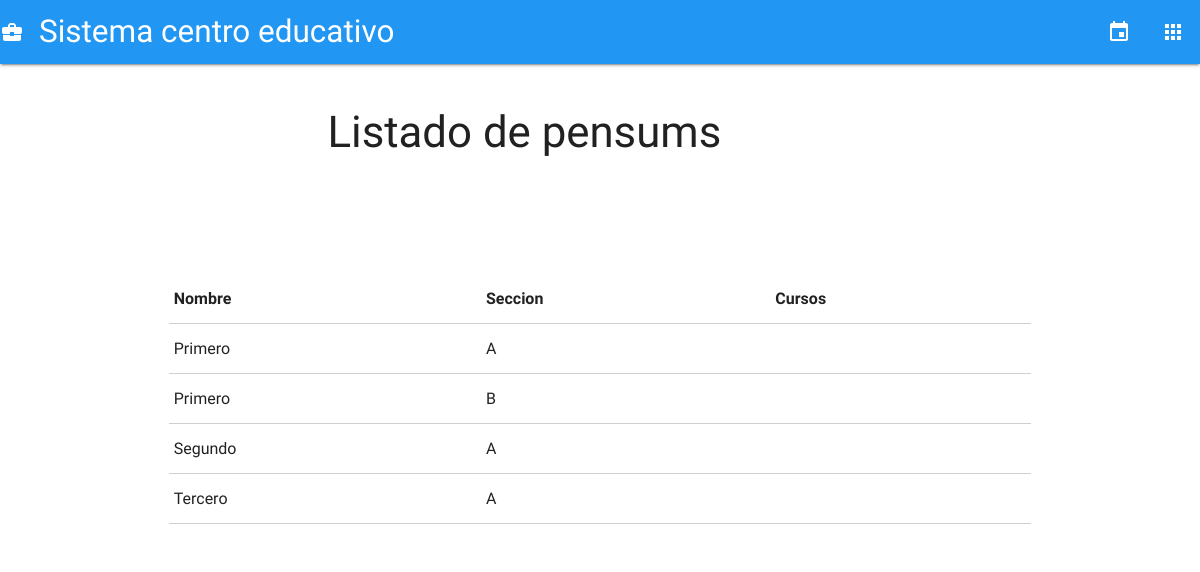
The page /ver/ on the database as committed earlier.
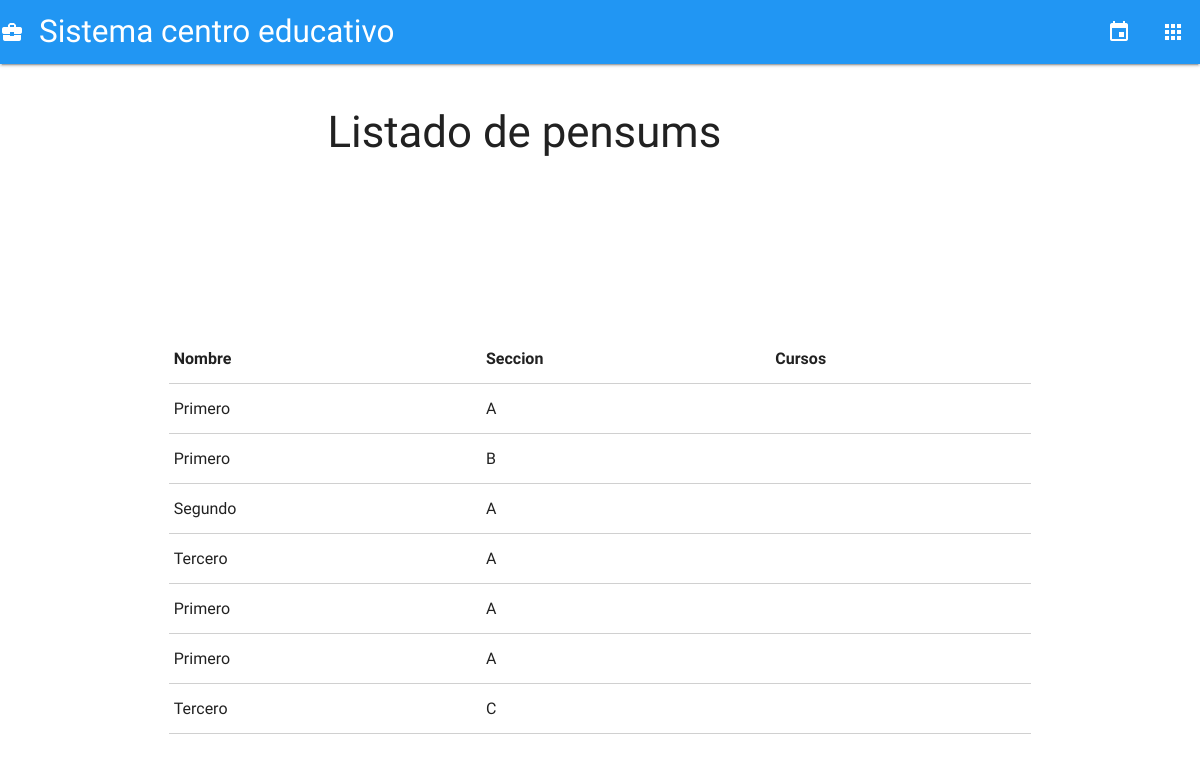
The same page on the database as committed later.
### notas/models.py (models this page shows, shortened)
class Grado(models.Model):
    nombre    = models.CharField(max_length=30)
    seccion = models.CharField(max_length=4)
    cursos   = models.ManyToManyField(Curso, through='Pensum')

### notas/views.py (the view)
# urls.py: url(r'^ver/$', views.ver, name='url_ver'),
def ver(request):
    pensums = Grado.objects.filter()
    return render(request, 'notas/show.html',{'pensums': pensums})

### notas/templates/notas/show.html (shortened to what this page needs)
{% extends 'notas/base.html' %}
{% block content %}
  <div class="row center-align">
    <br>
    <div class="row">
      <div class="col l6 offset-l2">
        <h3>Listado de pensums</h3>
      </div>
    </div>
    <div class="col l12">
      <table class="bordered highlight">
        <thead >
          <tr>
              <th>Nombre</th>
              <th>Seccion</th>
              <th>Cursos</th>
          </tr>
        </thead>
        {% for p in pensums %}
          <div class="row">
            <tr>
              <td>{{p.nombre}}</td>
              <td>{{p.seccion}}</td>
              <td>{{p.cursos.nombre}}</td>
            </tr>
          </div>
        {% endfor %}
      </table>
    </div>
  </div>
{% endblock content %}

### notas/templates/notas/base.html (shortened to what this page needs)
{% load staticfiles %}
    <html>
        <head>
            <link rel="stylesheet" href="{% static 'css/materialize.min.css' %}" media="screen,projection"/>
        </head>
        <body style="background-image: url('https://noguerin.files.wordpress.com/2015/01/fondo-escolar-hofmann-para-album-classic-pizarra_escolares-3-classic_1200px.jpg')">
          <nav>
            <div class="nav-wrapper blue">
              <a href="{% url 'index' %}" class="brand-logo"><i class="material-icons">business_center</i>Sistema centro educativo</a>
              <ul class="right hide-on-med-and-down">
                <li><a href="{% url 'url_nuevo' %}" class="tooltipped" data-position="bottom" data-delay="50" data-tooltip="Crear Pensum"><i class="material-icons">insert_invitation</i></a></li>
                <li><a href="{% url 'url_ver' %}" class="tooltipped" data-position="bottom" data-delay="50" data-tooltip="Ver Pensum"><i class="material-icons">apps</i></a></li>
              </ul>
            </div>
          </nav>
            <div class="container">
                <div class="row">
                      {% block content %}
                      {% endblock %}
                </div>
            </div>
        </body>
    </html>

Rows that differ between the two databases and show on the page:
added Grado: nombre "Primero", seccion "A"
added Grado: nombre "Primero", seccion "A"
added Grado: nombre "Tercero", seccion "C"
